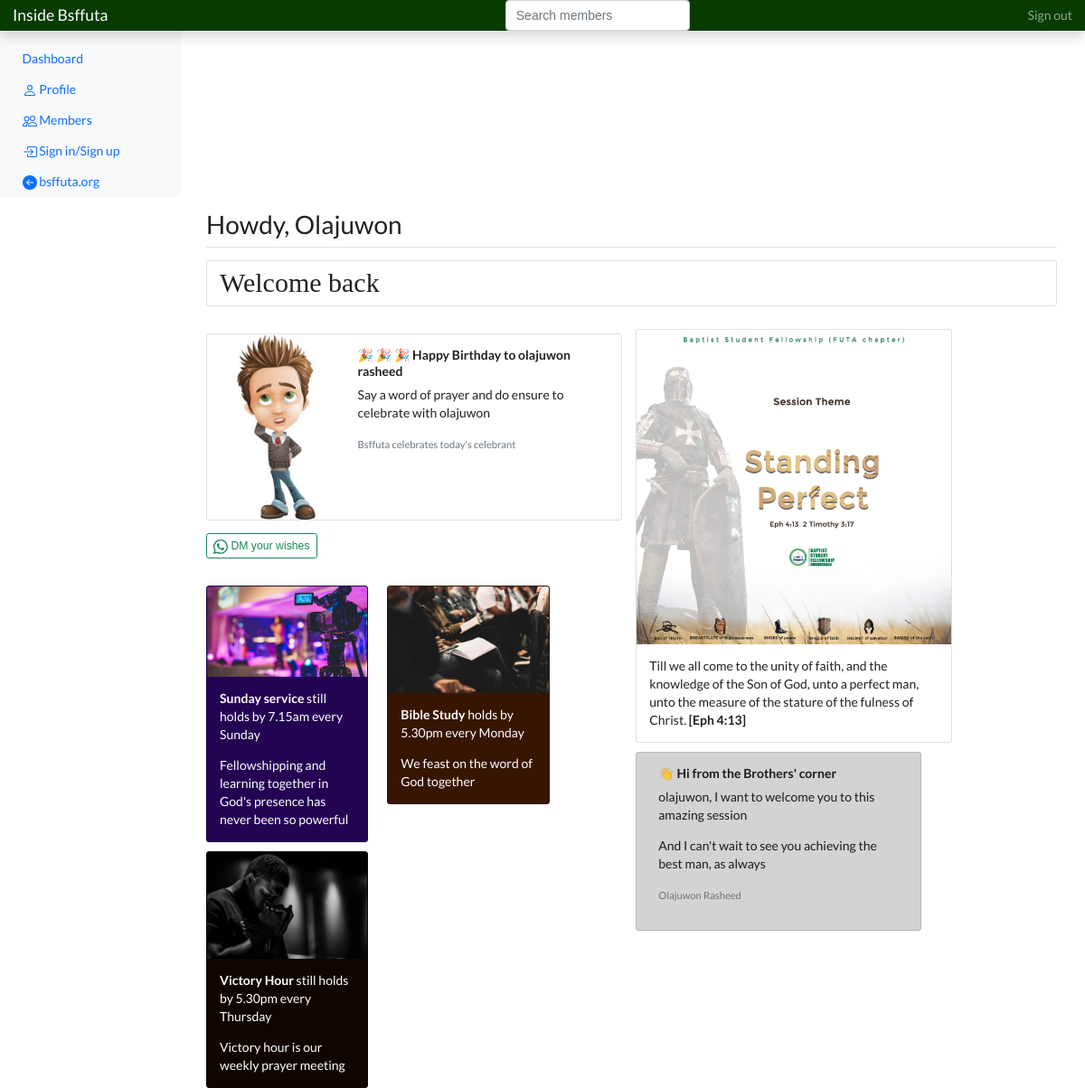
Screenshot of / (signed in) with the database file from the repository.
### bsfapp/models.py (models this page shows)
class Profile(models.Model):
    UNIT_CHOICES = [
        ('No Unit', 'No Unit'),
        ('Bible Study Unit', 'Bible Study Unit'),
        ('Welfare Unit', 'Welfare Unit'),
        ('Evangelism Unit', 'Evangelism Unit'),
        ('Publicity Unit', 'Publicity Unit'),
        ('Organizing Unit', 'Organizing Unit'),
        ('Ushering Unit', 'Ushering Unit'),
        ('Choir Unit', 'Choir Unit'),
        ('Academic Unit', 'Academic Unit'),
        ('Drama Unit', 'Drama Unit'),
        ('Prayer Unit', 'Prayer Unit')
    ]
    AREA_CHOICES = [
        ('Apatapiti', 'Apatapiti'),
        ('West Gate', 'West Gate'),
        ('Stateline', 'Stateline'),
        ('Akindeko', 'Akindeko'),
        ('Jibowu', 'Jibowu'),
        ('New Hostel male', 'New Hostel male'),
        ('New Hostel female', 'New Hostel female'),
        ('Road Block', 'Road Block'),
        ('Secretariat Area', 'Secretariat Area'),
        ('North Gate', 'North Gate'),
        ('Zion-Alejolowo', 'Zion-Alejolowo'),
        ('Jadesola', 'Jadesola'),
        ('Adeniyi', 'Adeniyi'),
        ('Abiola', 'Abiola'),
        ('WESCO area', 'WESCO area'),
        ('FUTASCOOPS', 'FUTASCOOPS'),
        ('Akad', 'Akad'),
        ('BSF Auditorium area', 'BSF Auditorium area'),
        ('Cassava/Oritaobele area', 'Cassava/Oritaobele area'),
        ('Embassy', 'Embassy'),
        ('Aba Area', 'Aba Area'),
        ('Redemption Area', 'Redemption Area'),
        ('Other', 'Other')
    ]
    LEVEL_CHOICES = [
        ('100 Level', '100 Level',),
        ('200 Level', '200 Level'),
        ('Pre-degree/UABS', 'Pre-degree/UABS'),
        ('300 Level', '300 Level'),
        ('400 Level', '400 Level'),
        ('Final Year', 'Final Year'),
        ('Other', 'Other')
    ]
    GENDER_CHOICES = [
        ('male', 'male'),
        ('female', 'female'),
    ]
    user = models.ForeignKey(User, on_delete=models.CASCADE)
    first_name = models.CharField('First Name', max_length=100, null='False')
    last_name = models.CharField('Last Name', max_length=100, null='False')
    gender = models.CharField(max_length=50, choices= GENDER_CHOICES, default='NA', null='False')
    email_address = models.EmailField('Email Address', blank=True, unique=True)
    level = models.CharField(max_length=50, choices= LEVEL_CHOICES, default='Other', null='False')
    department = models.CharField('Department', max_length=100, null='False', default='NA')
    unit = models.CharField(max_length=50, choices= UNIT_CHOICES, default='No Unit', null='False')
    area = models.CharField(max_length=50, choices= AREA_CHOICES, default='Other', null='False')
    address = models.CharField('Address', max_length=50, null='False', default='NA')
    phone_number = models.CharField('Phone Number', max_length=25, null='False', default='NA')
    birthday = models.DateField('Birthday', auto_now=False, auto_now_add=False, null='False', default='2000-01-01')
    avatar = models.ImageField(default='avatar.png', upload_to='avatars/')
    updated = models.DateTimeField(auto_now=True)
    created = models.DateTimeField(auto_now_add=True)

### bsfapp/views.py (the view)
# urls.py: path('', views.index, name='index'),
def index(request):
    try:
        profile = Profile.objects.get(user = request.user.id)
    except:
        return render(request, 'index.html')
    profiles = Profile.objects.all()
    today = date.today()
    celebrants = []
    for i in profiles:
        if i.birthday == today:
            celebrants.append(i)
    if celebrants:
        for j in celebrants:
            name = str(j.first_name)+" "+str(j.last_name)
            email = j.email_address
            phone = j.phone_number
            subject = 'CELEBRATE WITH '+str(name)
            celebrant_subject = 'HAPPY BIRTHDAY '+str(name)
            data = {'name':name, 'email':email, 'phone':phone, 'subject':subject, 'celebrant_subject':celebrant_subject}
            message = '''
                It's the birthday of a rare gem.
                The Joyous Family celebrates {} on this special day.

                Say a word of prayer for {} and ensure to send your wishes.

            '''.format(data['name'], data['name'])
            celebrant_message = '''
                Dear {},

                We celebrate you on this very special day and we pray that you continually abound in joy.
                Many happy returns



                Cheers!
                From the Joyous Family
            '''.format(data['name'])
            msg = EmailMessage(data['subject'], message, to=[i.email_address for i in profiles])
            msg.send()
            celebrant_msg = EmailMessage(data['celebrant_subject'], celebrant_message, to=[data['email']])
            celebrant_msg.send()
    context = {
        'profiles':profiles,
        'celebrants':celebrants,
        'profile':profile,
    }
    return render(request, 'index.html', context)

### templates/index.html (shortened to what this page needs)
{% extends 'base.html' %}
{% load static %}
{% block content %}
    {% if request.user.is_authenticated %}
        <div style="background-image: {% static 'img/bg.jpg' %}">
        <main class="col-md-9 ms-sm-auto col-lg-10 px-md-4">
                    <div class="d-flex justify-content-between flex-wrap flex-md-nowrap align-items-center pt-3 pb-2 mb-3 border-bottom">
                        <h1 class="h2">Howdy, {{request.user}}</h1>
                    </div>
                    <div class="card">
                            <div class="card-body" style="padding-bottom:15px; font-family: Brush Script MT; font-size:30px;">
                                Welcome back
                            </div>
                        </div>
                        <br>
                        <div class="row">
                            <div class="col-md-6" style = "padding-top:10px;">
                                {% for i in celebrants %}
                                    <div class="card mb-3" style="max-width: 540px;">
                                        <div class="row g-0">
                                            <div class="col-md-4">
                                                <img src="{{i.avatar.url}}" class="img-fluid rounded-start" alt="...">
                                            </div>
                                            <div class="col-md-8">
                                                <div class="card-body">
                                                    <h5 class="card-title"> &#127881; &#127881; &#127881; Happy Birthday to {{i.first_name}} {{i.last_name}}</h5>
                                                    <p class="card-text">Say a word of prayer and do ensure to celebrate with {{i.first_name}}</p>
                                                    <p class="card-text"><small class="text-muted">Bsffuta celebrates today's celebrant</small></p>
                                                </div>
                                            </div>
                                        </div>
                                    </div>
                                    <div class="btn-toolbar mb-2 mb-md-0">
                                        <div class="btn-group me-2" style="padding-bottom:20px;">
                                            <a href="https://api.whatsapp.com/send?phone={{i.phone_number}}"><button type="button" class="btn btn-sm btn-outline-success">
                                                 DM your wishes
                                            </button></a>
                                        </div>
                                    </div>
                                {% endfor %}
                                <div class="row">
                                    <div class="col-md-5" style="padding-top:10px;">
                                        <div class="card" style="background-color:#230352;">
                                            <img src="{% static 'img/sunday.jpg' %}" class="card-img-top" alt="Sunday">
                                            <div class="card-body">
                                                <p class="card-text text-white"><strong>Sunday service</strong> still holds by 7.15am every Sunday</p>
                                                <p class="card-text text-white">Fellowshipping and learning together in God's presence has never been so powerful</p>
                                            </div>
                                        </div>
                                    </div>
                                    <div class="col-md-5" style="padding-top:10px;">
                                        <div class="card" style="background-color:#381501;">
                                            <img src="{% static 'img/bible.jpg' %}" class="card-img-top" alt="Bible">
                                            <div class="card-body">
                                                <p class="card-text text-white"><strong>Bible Study</strong> holds by 5.30pm every Monday</p>
                                                <p class="card-text text-white">We feast on the word of God together</p>
                                            </div>
                                        </div>
                                    </div>
                                </div>
                                <div class="row">
                                    <div class="col-md-5" style="padding-top:10px;">
                                        <div class="card" style="background-color:#0f0600;">
                                            <img src="{% static 'img/praying.jpg' %}" class="card-img-top" alt="Sunday">
                                            <div class="card-body">
                                                <p class="card-text text-white"><strong>Victory Hour</strong> still holds by 5.30pm every Thursday</p>
                                                <p class="card-text text-white">Victory hour is our weekly prayer meeting</p>
                                            </div>
                                        </div>
                                    </div>
                                </div>
                            </div>
                            <div class="col-md-4" style="padding-top:5px; padding-bottom:5px; padding-left:5px;">
                                <div class="card" style="width: 25rem;">
                                    <img src="{% static 'img/session_theme.jpeg' %}" class="card-img-top" alt="...">
                                    <div class="card-body">
                                        <p class="card-text">Till we all come to the unity of faith, and the knowledge of the Son of God, unto a perfect man, unto the measure of the stature of the fulness of Christ. <strong>[Eph 4:13]</strong></p>
                                    </div>
                                </div>
                                {% if profile.gender == 'male' %}
                                <div class="row" style="padding-top:10px; padding-left:10px;">
                                    <div class="card" style="width: 25rem; background-color:#D3D3D3;">
                                        <div class="card-body">
                                            <h5 class="card-title"> &#128075; Hi from the Brothers' corner </h5>
                                            <p class="card-text">{{profile.first_name}}, I want to welcome you to this amazing session</p>
                                            <p class="card-text"> And I can't wait to see you achieving the best man, as always</p>
                                            <p class="card-text"><small class="text-muted">Olajuwon Rasheed</p>
                                        </div>
                                    </div>
                                </div>
                                {% endif %}
                            </div>
                        </div>
        </main>
        </div>
    {% endif %}
{% endblock content %}

### rows the page displays
Profile: avatar (picture), first_name "olajuwon", last_name "rasheed"

### other values shown
{{ request.user }} "Olajuwon"
